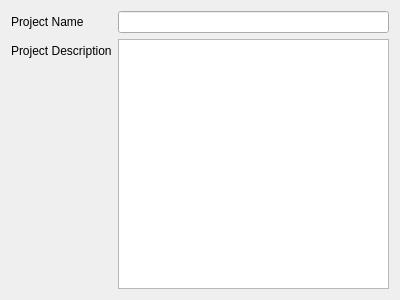
<?xml version="1.0" encoding="UTF-8"?>
<ui version="4.0">
 <class>ProjectInfo</class>
 <widget class="QWizardPage" name="ProjectInfo">
  <property name="geometry">
   <rect>
    <x>0</x>
    <y>0</y>
    <width>400</width>
    <height>300</height>
   </rect>
  </property>
  <property name="windowTitle">
   <string>WizardPage</string>
  </property>
  <property name="title">
   <string>Project Information</string>
  </property>
  <property name="subTitle">
   <string>Here you will provide all the inforamtion needed to the project creation process.</string>
  </property>
  <attribute name="pageId">
   <string notr="true">PROJ_INFO</string>
  </attribute>
  <layout class="QFormLayout" name="formLayout">
   <item row="0" column="0">
    <widget class="QLabel" name="label">
     <property name="text">
      <string>Project Name</string>
     </property>
    </widget>
   </item>
   <item row="0" column="1">
    <widget class="QLineEdit" name="projectName"/>
   </item>
   <item row="1" column="0">
    <widget class="QLabel" name="label_2">
     <property name="text">
      <string>Project Description</string>
     </property>
    </widget>
   </item>
   <item row="1" column="1">
    <widget class="QTextEdit" name="projectDescription"/>
   </item>
  </layout>
 </widget>
 <resources/>
 <connections/>
</ui>
